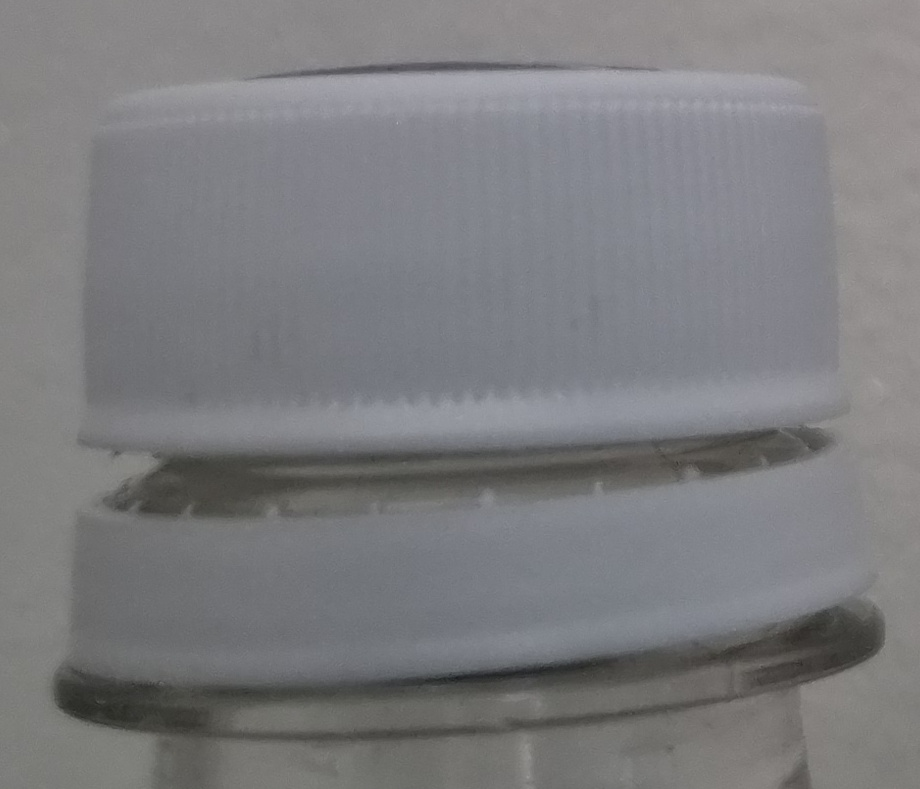
#> input picture samples/day02/challenge.jpg, 920 x 789 px, found by its file name
$ python 17_day02_challenge.py
#> lines starting #> are read from the running program, lines starting #| are printed output that depends on the picture; after the words box and inside, x2 and y2 are one past the last pixel; in counts of white or black regions, pixels touching at a corner belong together
from pathlib import Path

import cv2
import numpy as np

image_path = Path(
    "samples/day02/challenge.jpg"
)

output_dir = Path(
    "outputs/day02/challenge"
)

output_dir.mkdir(
    parents=True,
    exist_ok=True,
)


image = cv2.imread(
    str(image_path)
)
#> image is the input picture: shape (789, 920, 3); mean B, G, R 126.6, 124.1, 124

if image is None:
    raise FileNotFoundError(
        f"이미지를 읽지 못했습니다: {image_path}"
    )


# --------------------------------------------------
# TODO
#
# 1. 이미지의 문제를 판단합니다.
# 2. 필요한 전처리를 선택합니다.
# 3. Parameter를 직접 정합니다.
# 4. result에 최종 결과를 저장합니다.
# --------------------------------------------------


gray = cv2.cvtColor(image, cv2.COLOR_BGR2GRAY)

# CLAHE 파라미터 비교
for clip_limit in [1.0, 2.0, 3.0]:
    clahe = cv2.createCLAHE(
        clipLimit=clip_limit,
        tileGridSize=(8, 8)
    )

    trial = clahe.apply(gray)

    cv2.imwrite(
        str(output_dir / f"clahe_{clip_limit}.jpg"),
        trial
    )

    _, mask = cv2.threshold(
        trial, 0, 255,
        cv2.THRESH_BINARY + cv2.THRESH_OTSU
    )

    cv2.imwrite(
        str(output_dir / f"otsu_clahe_{clip_limit}.jpg"),
        mask
    )
#> this loop made 3 passes
#> pass 1, `trial = clahe.apply(gray)`:
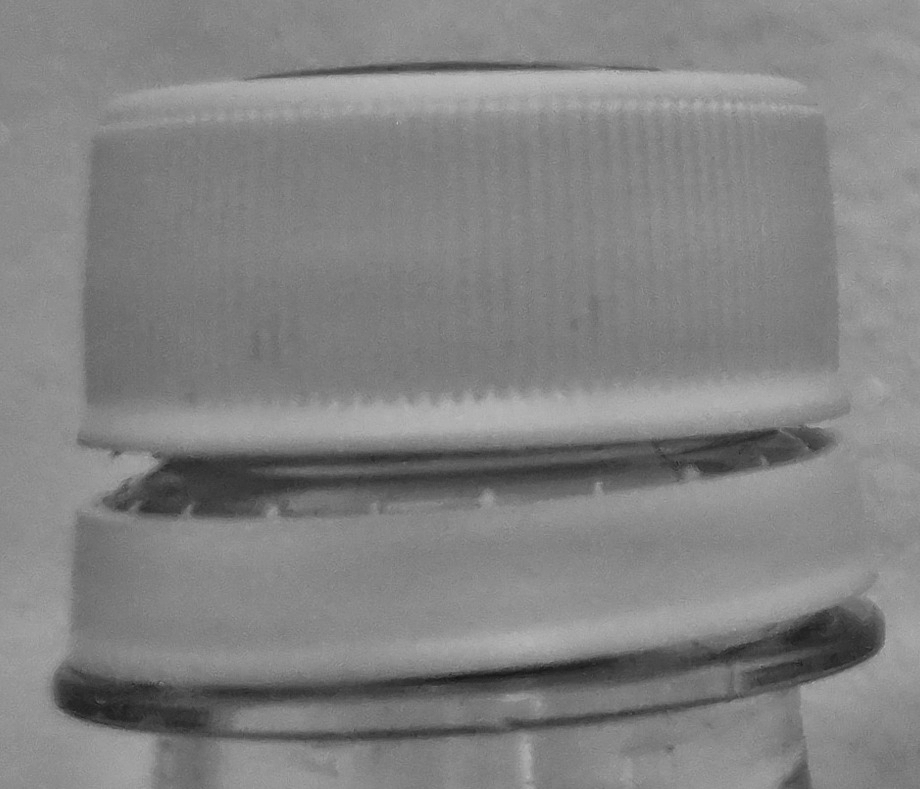
#> trial: shape (789, 920); min 21, max 189, mean 130.3
#> pass 1, `_, mask = cv2.threshold( trial, 0, 255, cv2.THRESH_BINARY + cv2.THRESH..`:
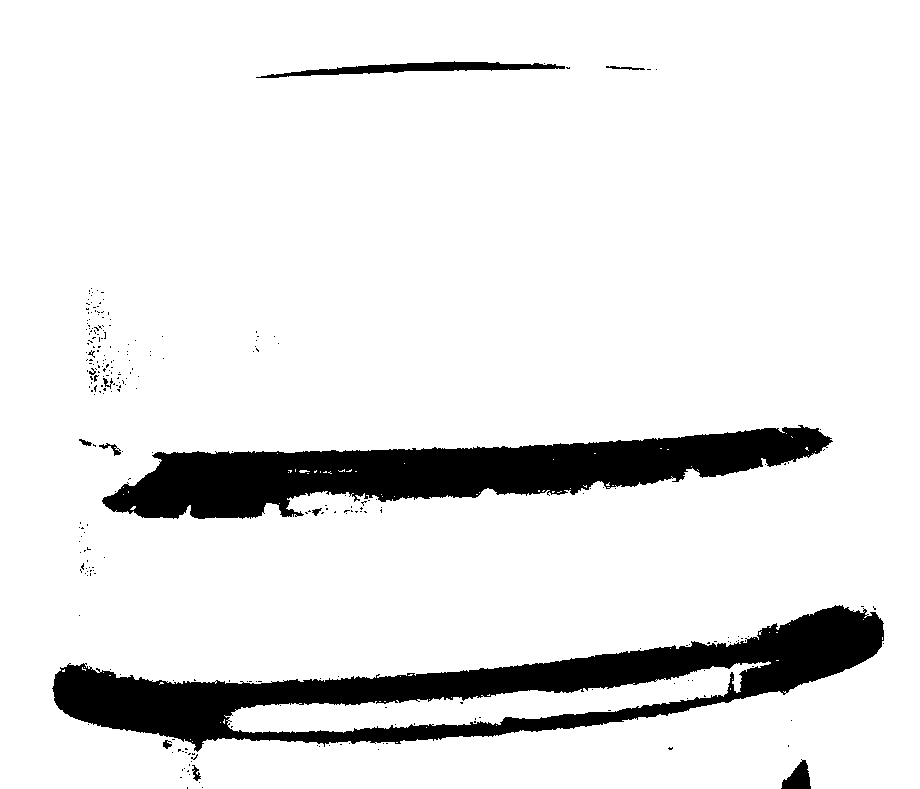
#> mask: shape (789, 920); 89.7% white; 272 black regions (259 under 20 px), largest, box (x1, y1, x2, y2) and area: (52, 605, 884, 752) 37898, (102, 425, 833, 519) 33006, (256, 61, 565, 78) 1955
#> after the loop:
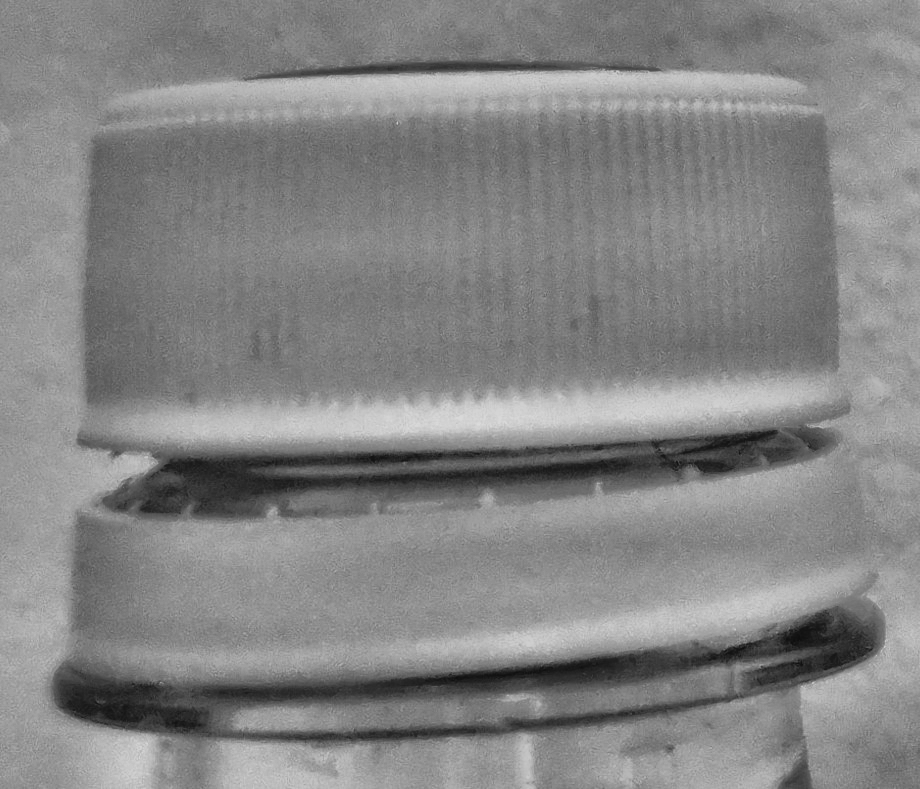
#> trial: shape (789, 920); min 14, max 220, mean 132.4


# --------------------------------------------------
# 추가 실험 1: Gamma Correction
# --------------------------------------------------

gamma_results = {}

for gamma in [1.2, 1.5]:

    inv_gamma = 1.0 / gamma

    table = np.array([
        ((i / 255.0) ** inv_gamma) * 255
        for i in range(256)
    ], dtype=np.uint8)

    gamma_result = cv2.LUT(gray, table)
    gamma_results[gamma] = gamma_result

    cv2.imwrite(
        str(output_dir / f"gamma_{gamma}.jpg"),
        gamma_result
    )

    _, mask = cv2.threshold(
        gamma_result, 0, 255,
        cv2.THRESH_BINARY + cv2.THRESH_OTSU
    )

    cv2.imwrite(
        str(output_dir / f"otsu_gamma_{gamma}.jpg"),
        mask
    )
#> this loop made 2 passes
#> pass 1, `gamma_result = cv2.LUT(gray, table)`:
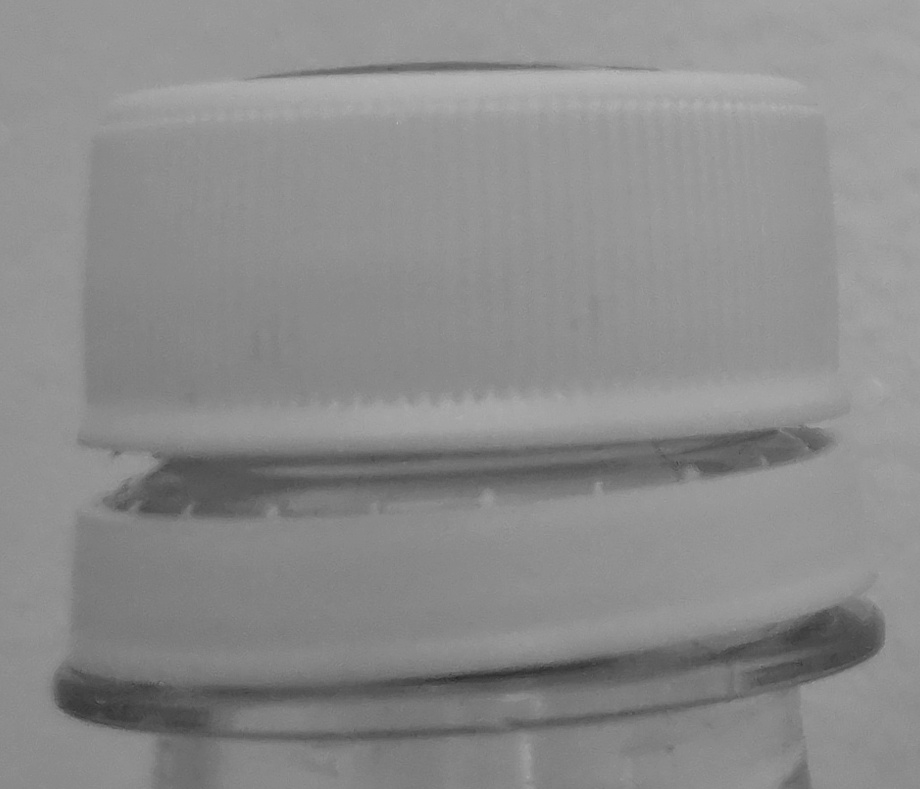
#> gamma_result: shape (789, 920); min 39, max 185, mean 139.5
#> after the loop, gamma_results = 2 items


# --------------------------------------------------
# 추가 실험 2: Gaussian Blur
# --------------------------------------------------

gaussian_result = cv2.GaussianBlur(
    gray, (5, 5), 0
)

cv2.imwrite(
    str(output_dir / "gaussian_5.jpg"),
    gaussian_result
)

_, mask = cv2.threshold(
    gaussian_result, 0, 255,
    cv2.THRESH_BINARY + cv2.THRESH_OTSU
)
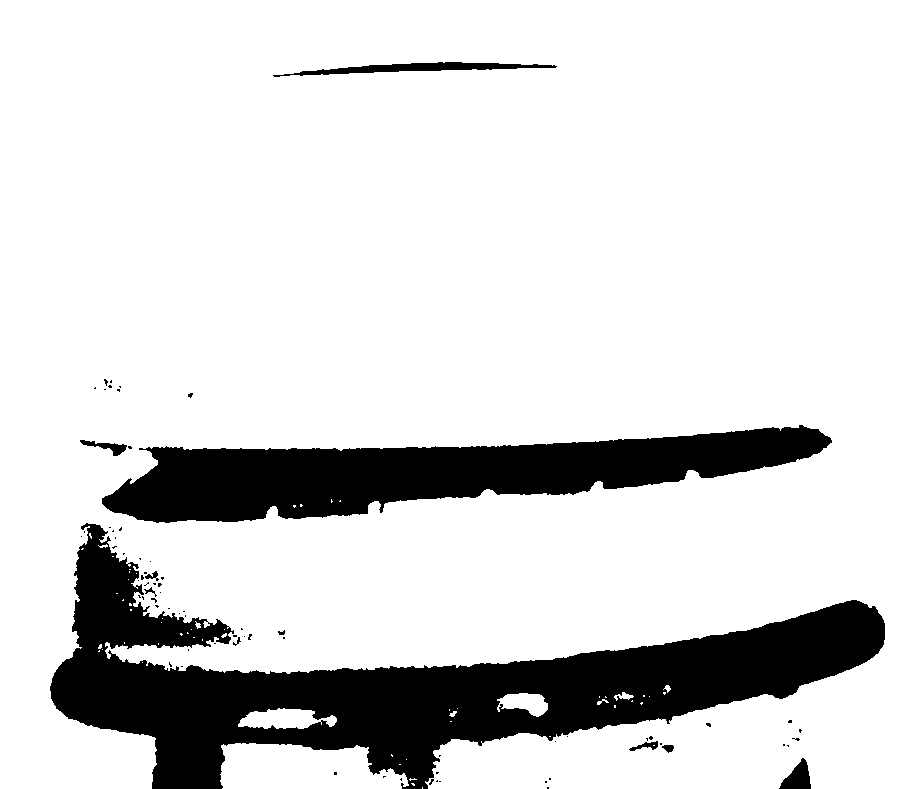
#> mask: shape (789, 920); 84.5% white; 77 black regions (66 under 20 px), largest, box (x1, y1, x2, y2) and area: (50, 523, 885, 789) 72208, (102, 425, 832, 523) 37472, (273, 62, 557, 77) 1586

cv2.imwrite(
    str(output_dir / "otsu_gaussian_5.jpg"),
    mask
)

# 최종 판단: 전처리 미사용
# 이유: 실험한 전처리 모두 병뚜껑과 배경의
# Otsu 분리를 충분히 개선하지 못함
# Gaussian 5x5는 3일차 추가 확인 후보

result = image.copy()


# --------------------------------------------------
# 전처리 결과 저장
# --------------------------------------------------

result_path = (
    output_dir
    / "challenge_result.jpg"
)

cv2.imwrite(
    str(result_path),
    result,
)


# --------------------------------------------------
# Gray 변환
# --------------------------------------------------

def to_gray(source):

    if len(source.shape) == 2:
        return source

    return cv2.cvtColor(
        source,
        cv2.COLOR_BGR2GRAY,
    )


original_gray = to_gray(
    image
)

result_gray = to_gray(
    result
)


# --------------------------------------------------
# 전처리 전 Otsu
#
# 이번 Challenge에서는
# 밝은 병뚜껑을 흰색 객체로 확인합니다.
# --------------------------------------------------

_, original_otsu = cv2.threshold(
    original_gray,
    0,
    255,
    cv2.THRESH_BINARY
    + cv2.THRESH_OTSU,
)
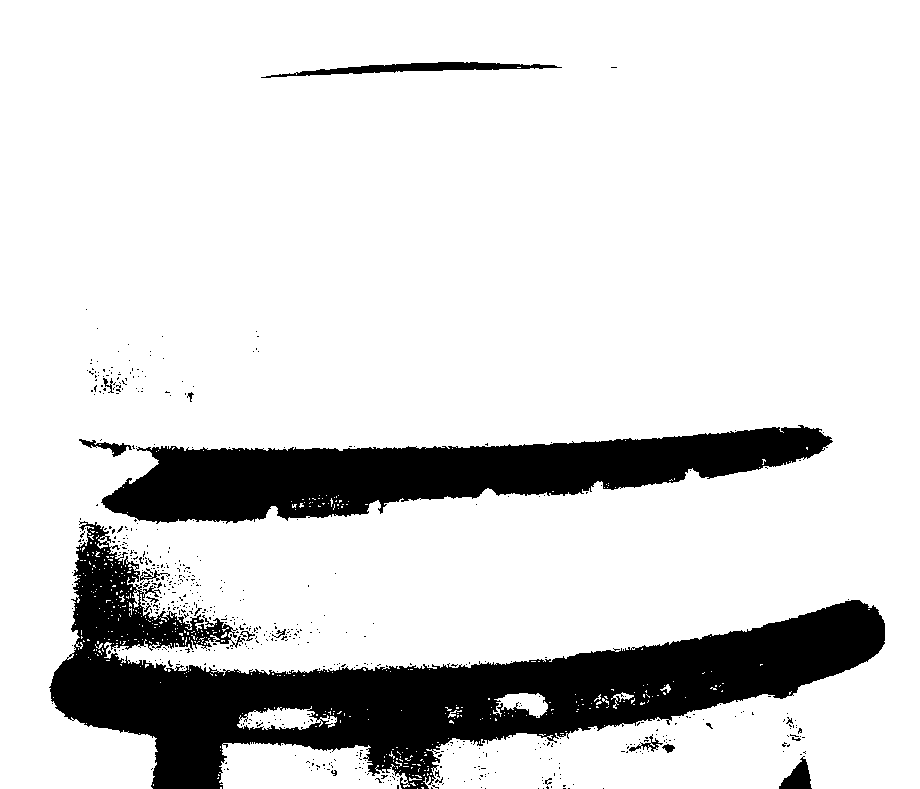
#> original_otsu: shape (789, 920); 84.4% white; 605 black regions (587 under 20 px), largest, box (x1, y1, x2, y2) and area: (49, 521, 885, 789) 71088, (101, 425, 833, 524) 37306, (261, 62, 562, 78) 1708


# --------------------------------------------------
# 전처리 후 Otsu
# --------------------------------------------------

_, result_otsu = cv2.threshold(
    result_gray,
    0,
    255,
    cv2.THRESH_BINARY
    + cv2.THRESH_OTSU,
)


cv2.imwrite(
    str(
        output_dir
        / "challenge_original_otsu.jpg"
    ),
    original_otsu,
)

cv2.imwrite(
    str(
        output_dir
        / "challenge_result_otsu.jpg"
    ),
    result_otsu,
)


print("입력 :", image_path)
print("결과 :", result_path)
print("Challenge 완료")
